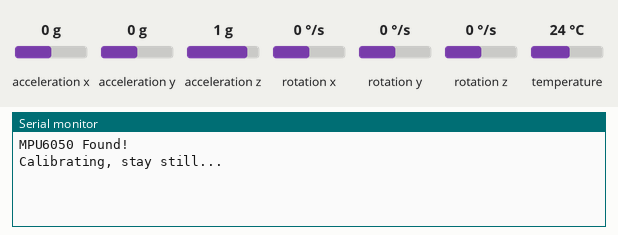
This sketch was run on a simulated Arduino Uno, built with avr-gcc and run on an emulated ATmega328P. Parts: the last lines printed to the serial monitor. Inputs (shaded band) come from the test bench; at power-on: acceleration x 0 g, acceleration y 0 g, acceleration z 1 g, rotation x 0 °/s, rotation y 0 °/s, rotation z 0 °/s, temperature 24 °C.

Above: at 1.2 s.
1.3 s: acceleration x set to -1.4 g
At 2.3 s:
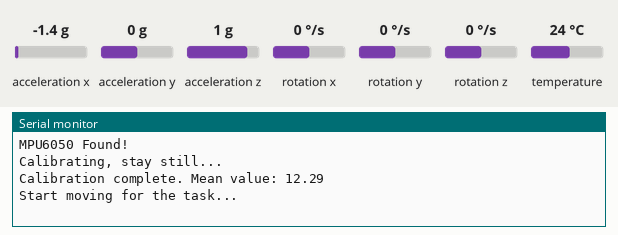
3.5 s: acceleration y set to -1.4 g
At 5.0 s:
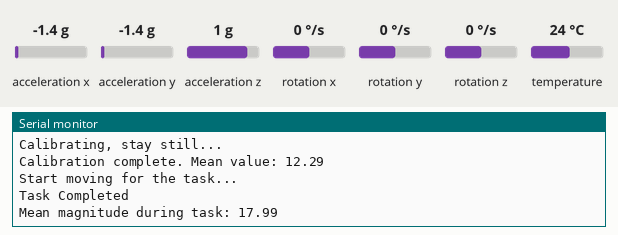

Measured:
- after the input at 1.3 s, the serial monitor: prints a new line after 0.70 s (image 1)
- after the input at 3.5 s, the serial monitor: prints a new line after 0.50 s (image 2)

The sketch:

IMU.ino
```cpp
#include <Adafruit_MPU6050.h>
#include <Adafruit_Sensor.h>
#include <Wire.h>

Adafruit_MPU6050 mpu;

double getMagnitude();

int getMoving(int taskDuration) {
  unsigned long startTime = millis();
  int sampleSize = 0;
  double meanVal = 0;

  // Calculate the mean magnitude of stationary state
  Serial.println("Calibrating, stay still...");
  while (millis() - startTime < 2000) {
    sampleSize++;
    meanVal += getMagnitude();
  }
  meanVal /= sampleSize;
  Serial.print("Calibration complete. Mean value: ");
  Serial.println(meanVal);

  task:
  Serial.println("Start moving for the task...");
  startTime = millis();  // Reset start time for the task
  bool taskCompleted = false;
  double sumMagnitude = 0; // Variable to store sum of magnitudes

  // Check for continuous movement over threshold

  while (!taskCompleted && (millis() - startTime < taskDuration)) {
    double magnitude = getMagnitude();
    sumMagnitude += magnitude; // Accumulate magnitude values

    if (magnitude > meanVal + 1) {
      // Movement detected, increment the completion time
      if (millis() - startTime >= taskDuration) {
        // Sustained movement over the duration
        taskCompleted = true;
        Serial.println("Task Completed");
      }
    } else {
      // No movement, reset the start time
      //startTime = millis();
    }
  }

  // Calculate the mean magnitude of movement during the task
  double meanMagnitude = sumMagnitude / sampleSize;
  Serial.print("Mean magnitude during task: ");
  Serial.println(meanMagnitude);

  if(meanMagnitude < meanVal + 1) goto task;

  return 0;
}

double getMagnitude() {
  sensors_event_t a, g, temp;
  mpu.getEvent(&a, &g, &temp);
  double magnitude = sqrt(a.acceleration.x * a.acceleration.x +
                          a.acceleration.y * a.acceleration.y +
                          a.acceleration.z * a.acceleration.z);
  //Serial.println(magnitude);
  return magnitude;
}

void setup(void) {
  Serial.begin(115200);
  if (!mpu.begin()) {
    Serial.println("Failed to find MPU6050 chip");
    while (1) {
      delay(10);
    }
  }

  mpu.setAccelerometerRange(MPU6050_RANGE_8_G);
  mpu.setGyroRange(MPU6050_RANGE_500_DEG);
  mpu.setFilterBandwidth(MPU6050_BAND_21_HZ);

  Serial.println("MPU6050 Found!");
}

void loop() {
  getMoving(2000);  // Task duration of 2 seconds
  delay(10000);     // Wait for 10 seconds before the next task
}
```
